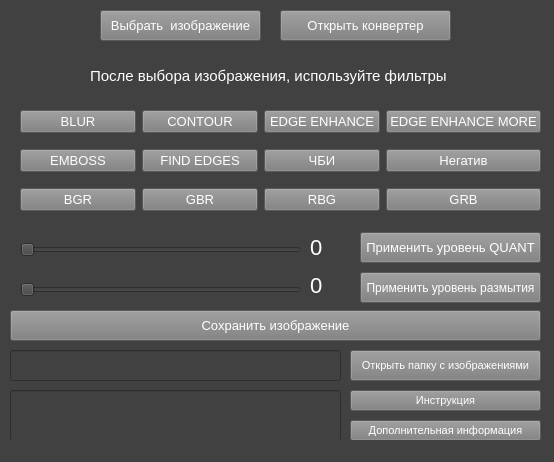
<?xml version="1.0" encoding="UTF-8"?>
<ui version="4.0">
 <class>MainWindow</class>
 <widget class="QMainWindow" name="MainWindow">
  <property name="geometry">
   <rect>
    <x>0</x>
    <y>0</y>
    <width>554</width>
    <height>462</height>
   </rect>
  </property>
  <property name="cursor">
   <cursorShape>ArrowCursor</cursorShape>
  </property>
  <property name="windowTitle">
   <string>FilPic - Графический редактор</string>
  </property>
  <property name="layoutDirection">
   <enum>Qt::LeftToRight</enum>
  </property>
  <property name="styleSheet">
   <string notr="true">background-color: rgb(65, 65, 65)</string>
  </property>
  <widget class="QWidget" name="centralwidget">
   <widget class="QPushButton" name="take_img_but">
    <property name="geometry">
     <rect>
      <x>100</x>
      <y>10</y>
      <width>161</width>
      <height>31</height>
     </rect>
    </property>
    <property name="cursor">
     <cursorShape>OpenHandCursor</cursorShape>
    </property>
    <property name="styleSheet">
     <string notr="true">background-color: rgb(125, 125, 125);
color: white;
font-size: 13px</string>
    </property>
    <property name="text">
     <string>Выбрать  изображение</string>
    </property>
   </widget>
   <widget class="QPushButton" name="folder_to_img_but">
    <property name="geometry">
     <rect>
      <x>350</x>
      <y>350</y>
      <width>191</width>
      <height>31</height>
     </rect>
    </property>
    <property name="cursor">
     <cursorShape>OpenHandCursor</cursorShape>
    </property>
    <property name="styleSheet">
     <string notr="true">background-color: rgb(125, 125, 125);
color: white;
font-size: 11px</string>
    </property>
    <property name="text">
     <string>Открыть папку с изображениями</string>
    </property>
   </widget>
   <widget class="QLineEdit" name="text_status">
    <property name="geometry">
     <rect>
      <x>10</x>
      <y>350</y>
      <width>331</width>
      <height>31</height>
     </rect>
    </property>
    <property name="styleSheet">
     <string notr="true">color: white</string>
    </property>
    <property name="text">
     <string/>
    </property>
   </widget>
   <widget class="QLabel" name="label">
    <property name="geometry">
     <rect>
      <x>90</x>
      <y>60</y>
      <width>361</width>
      <height>31</height>
     </rect>
    </property>
    <property name="styleSheet">
     <string notr="true">font-size: 15px;color: white</string>
    </property>
    <property name="text">
     <string>После выбора изображения, используйте фильтры</string>
    </property>
   </widget>
   <widget class="QPushButton" name="open_converter_but">
    <property name="geometry">
     <rect>
      <x>280</x>
      <y>10</y>
      <width>171</width>
      <height>31</height>
     </rect>
    </property>
    <property name="cursor">
     <cursorShape>WhatsThisCursor</cursorShape>
    </property>
    <property name="styleSheet">
     <string notr="true">background-color: rgb(125, 125, 125);
color: white;
font-size: 13px</string>
    </property>
    <property name="text">
     <string>Открыть конвертер</string>
    </property>
   </widget>
   <widget class="QWidget" name="gridLayoutWidget">
    <property name="geometry">
     <rect>
      <x>20</x>
      <y>100</y>
      <width>521</width>
      <height>121</height>
     </rect>
    </property>
    <layout class="QGridLayout" name="gridLayout">
     <item row="1" column="0">
      <widget class="QPushButton" name="emboss_but">
       <property name="styleSheet">
        <string notr="true">background-color: rgb(125, 125, 125);
color: white;
font-size: 13px</string>
       </property>
       <property name="text">
        <string>EMBOSS</string>
       </property>
      </widget>
     </item>
     <item row="2" column="2">
      <widget class="QPushButton" name="rbg_but">
       <property name="styleSheet">
        <string notr="true">background-color: rgb(125, 125, 125);
color: white;
font-size: 13px</string>
       </property>
       <property name="text">
        <string>RBG</string>
       </property>
      </widget>
     </item>
     <item row="0" column="3">
      <widget class="QPushButton" name="eem_but">
       <property name="styleSheet">
        <string notr="true">background-color: rgb(125, 125, 125);
color: white;
font-size: 13px</string>
       </property>
       <property name="text">
        <string>EDGE ENHANCE MORE</string>
       </property>
      </widget>
     </item>
     <item row="2" column="3">
      <widget class="QPushButton" name="pushButton_3">
       <property name="styleSheet">
        <string notr="true">background-color: rgb(125, 125, 125);
color: white;
font-size: 13px</string>
       </property>
       <property name="text">
        <string>GRB</string>
       </property>
      </widget>
     </item>
     <item row="2" column="1">
      <widget class="QPushButton" name="gbr_but">
       <property name="styleSheet">
        <string notr="true">background-color: rgb(125, 125, 125);
color: white;
font-size: 13px</string>
       </property>
       <property name="text">
        <string>GBR</string>
       </property>
      </widget>
     </item>
     <item row="1" column="3">
      <widget class="QPushButton" name="negativ_but">
       <property name="styleSheet">
        <string notr="true">background-color: rgb(125, 125, 125);
color: white;
font-size: 13px</string>
       </property>
       <property name="text">
        <string>Негатив</string>
       </property>
      </widget>
     </item>
     <item row="1" column="1">
      <widget class="QPushButton" name="fe_but">
       <property name="styleSheet">
        <string notr="true">background-color: rgb(125, 125, 125);
color: white;
font-size: 13px</string>
       </property>
       <property name="text">
        <string>FIND EDGES</string>
       </property>
      </widget>
     </item>
     <item row="0" column="1">
      <widget class="QPushButton" name="contour_but">
       <property name="styleSheet">
        <string notr="true">background-color: rgb(125, 125, 125);
color: white;
font-size: 13px</string>
       </property>
       <property name="text">
        <string>CONTOUR</string>
       </property>
      </widget>
     </item>
     <item row="0" column="2">
      <widget class="QPushButton" name="ee_but">
       <property name="styleSheet">
        <string notr="true">background-color: rgb(125, 125, 125);
color: white;
font-size: 13px</string>
       </property>
       <property name="text">
        <string>EDGE ENHANCE</string>
       </property>
      </widget>
     </item>
     <item row="0" column="0">
      <widget class="QPushButton" name="blur_but">
       <property name="styleSheet">
        <string notr="true">background-color: rgb(125, 125, 125);
color: white;
font-size: 13px;</string>
       </property>
       <property name="text">
        <string>BLUR</string>
       </property>
      </widget>
     </item>
     <item row="1" column="2">
      <widget class="QPushButton" name="hbi_but">
       <property name="styleSheet">
        <string notr="true">background-color: rgb(125, 125, 125);
color: white;
font-size: 13px</string>
       </property>
       <property name="text">
        <string>ЧБИ</string>
       </property>
      </widget>
     </item>
     <item row="2" column="0">
      <widget class="QPushButton" name="bgr_but">
       <property name="styleSheet">
        <string notr="true">background-color: rgb(125, 125, 125);
color: white;
font-size: 13px</string>
       </property>
       <property name="text">
        <string>BGR</string>
       </property>
      </widget>
     </item>
    </layout>
   </widget>
   <widget class="QPushButton" name="save_img_but">
    <property name="geometry">
     <rect>
      <x>10</x>
      <y>310</y>
      <width>531</width>
      <height>31</height>
     </rect>
    </property>
    <property name="styleSheet">
     <string notr="true">background-color: rgb(125, 125, 125);
color: white;
font-size: 13px</string>
    </property>
    <property name="text">
     <string>Сохранить изображение</string>
    </property>
   </widget>
   <widget class="QSlider" name="quant_slider">
    <property name="geometry">
     <rect>
      <x>20</x>
      <y>240</y>
      <width>281</width>
      <height>20</height>
     </rect>
    </property>
    <property name="orientation">
     <enum>Qt::Horizontal</enum>
    </property>
   </widget>
   <widget class="QPushButton" name="but_quant">
    <property name="geometry">
     <rect>
      <x>360</x>
      <y>232</y>
      <width>181</width>
      <height>31</height>
     </rect>
    </property>
    <property name="styleSheet">
     <string notr="true">background-color: rgb(125, 125, 125);
color: white;
font-size: 13px</string>
    </property>
    <property name="text">
     <string>Применить уровень QUANT</string>
    </property>
   </widget>
   <widget class="QSlider" name="gaus_slider">
    <property name="geometry">
     <rect>
      <x>20</x>
      <y>280</y>
      <width>281</width>
      <height>20</height>
     </rect>
    </property>
    <property name="orientation">
     <enum>Qt::Horizontal</enum>
    </property>
   </widget>
   <widget class="QPushButton" name="but_gaus">
    <property name="geometry">
     <rect>
      <x>360</x>
      <y>272</y>
      <width>181</width>
      <height>31</height>
     </rect>
    </property>
    <property name="styleSheet">
     <string notr="true">background-color: rgb(125, 125, 125);
color: white;
font-size: 12.5px</string>
    </property>
    <property name="text">
     <string>Применить уровень размытия</string>
    </property>
   </widget>
   <widget class="QLabel" name="res_quant_label">
    <property name="geometry">
     <rect>
      <x>310</x>
      <y>232</y>
      <width>41</width>
      <height>31</height>
     </rect>
    </property>
    <property name="styleSheet">
     <string notr="true">color: white;
font-size: 22px;</string>
    </property>
    <property name="text">
     <string>0</string>
    </property>
   </widget>
   <widget class="QLabel" name="res_gaus_label">
    <property name="geometry">
     <rect>
      <x>310</x>
      <y>270</y>
      <width>41</width>
      <height>31</height>
     </rect>
    </property>
    <property name="styleSheet">
     <string notr="true">color: white;
font-size: 22px;</string>
    </property>
    <property name="text">
     <string>0</string>
    </property>
   </widget>
   <widget class="QLineEdit" name="last_filter_line">
    <property name="geometry">
     <rect>
      <x>10</x>
      <y>390</y>
      <width>331</width>
      <height>51</height>
     </rect>
    </property>
    <property name="styleSheet">
     <string notr="true">color: white</string>
    </property>
    <property name="text">
     <string/>
    </property>
   </widget>
   <widget class="QPushButton" name="inst_but">
    <property name="geometry">
     <rect>
      <x>350</x>
      <y>390</y>
      <width>191</width>
      <height>21</height>
     </rect>
    </property>
    <property name="styleSheet">
     <string notr="true">background-color: rgb(125, 125, 125);
color: white;
font-size: 11px</string>
    </property>
    <property name="text">
     <string>Инструкция</string>
    </property>
   </widget>
   <widget class="QPushButton" name="dop_info_but">
    <property name="geometry">
     <rect>
      <x>350</x>
      <y>420</y>
      <width>191</width>
      <height>21</height>
     </rect>
    </property>
    <property name="styleSheet">
     <string notr="true">background-color: rgb(125, 125, 125);
color: white;
font-size: 11px</string>
    </property>
    <property name="text">
     <string>Дополнительная информация</string>
    </property>
   </widget>
  </widget>
  <widget class="QStatusBar" name="statusbar"/>
 </widget>
 <resources/>
 <connections/>
</ui>
